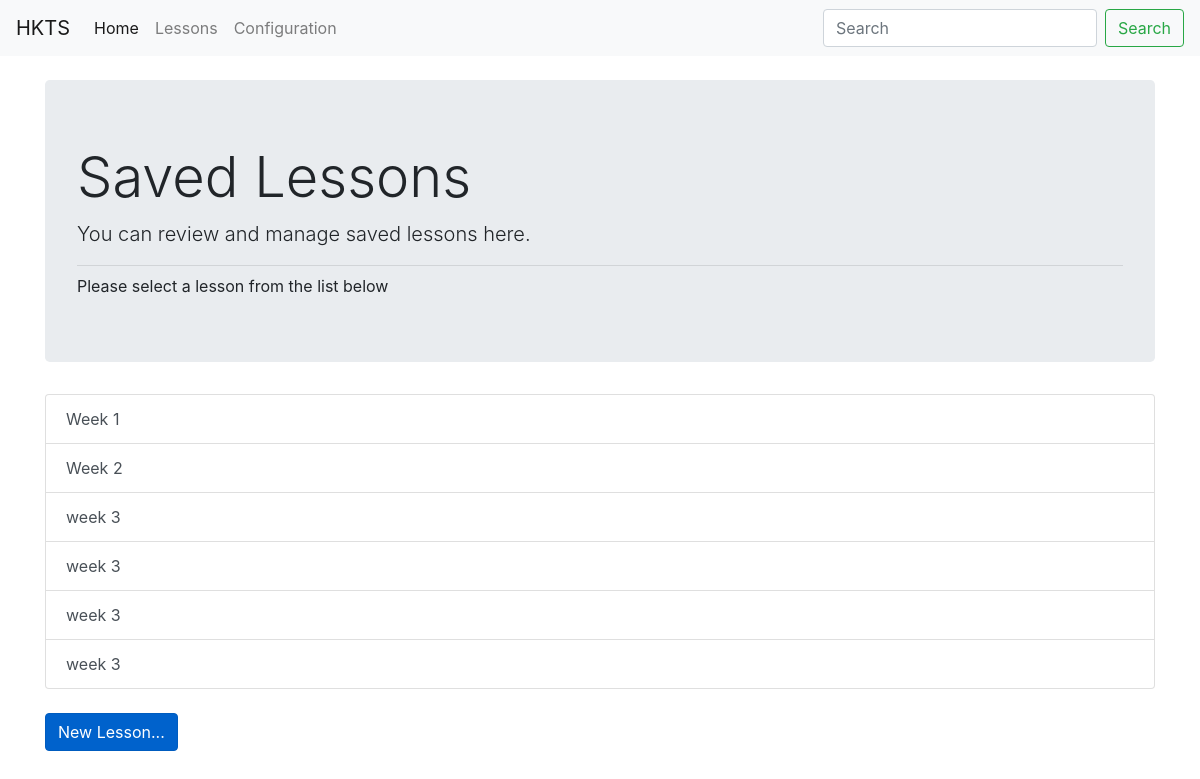
Page /lessons/list on the earlier database version.
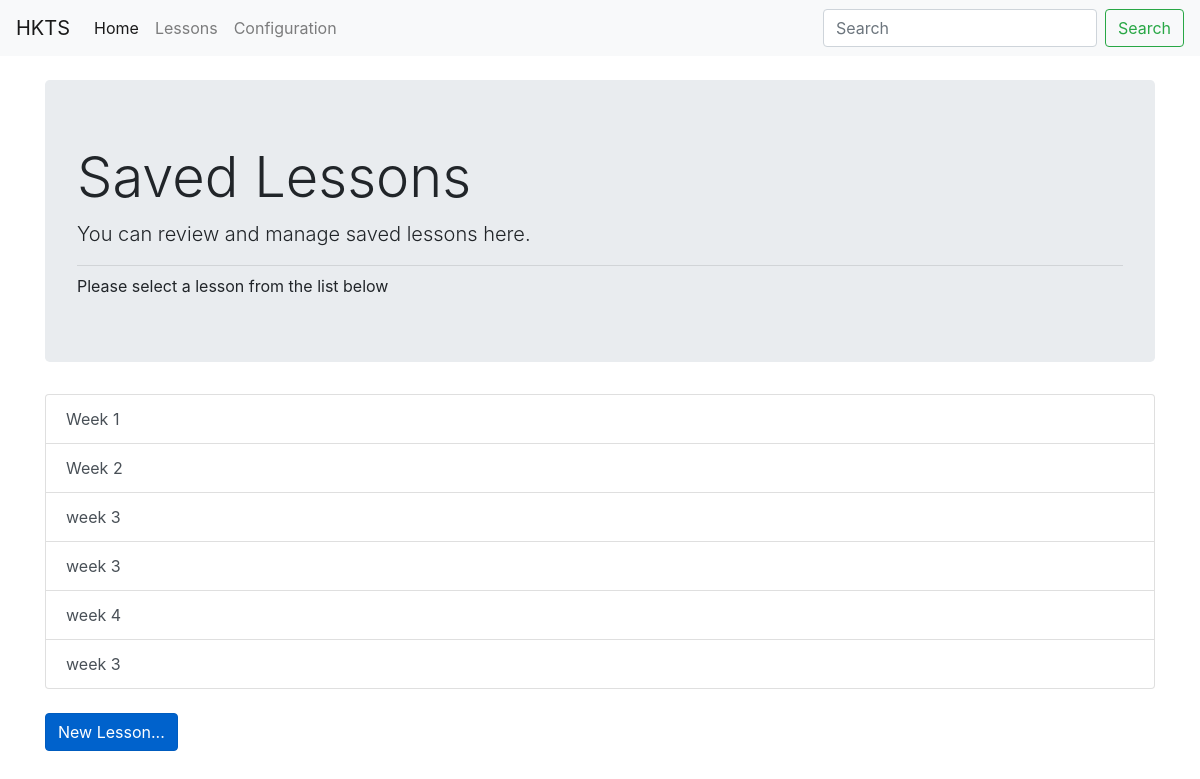
Same page on the later database version.
### hktm/models.py (models this page shows, shortened)
class Lesson(db.Model):
    __tablename__ = 'lesson'
    id = db.Column(db.Integer,primary_key=True)
    name = db.Column(db.Text)
    date = db.Column(db.Text)
    grade = db.Column(db.Integer)
    comments = db.Column(db.Text)
    lesson_materials = db.relationship('LessonMaterial', backref='lesson_material', lazy='dynamic')

### hktm/lessons/views.py (the view)
@lessons_bp.route('/list')
def list():
    lessons = Lesson.query.all()
    return render_template('list_lessons.html',lessons=lessons)

### hktm/lessons/templates/lessons/list_lessons.html
{% extends "chrome.html" %}
{% block content %}
<div class="container-sm">
  <div class="jumbotron">
    <h1 class="display-4">Saved Lessons</h1>
    <p class="lead">You can review and manage saved lessons here.</p>
    <hr class="my-2">
    Please select a lesson from the list below
  </div>
  <div class="list-group" role="tablist">
    {% for lesson in lessons %}
        <a class="list-group-item list-group-item-action" id=list-{{lesson.id}} href="{{ url_for('lessons.edit',id=lesson.id) }}">{{ lesson.name }}</a>
    {% endfor %}
  </div>
  <br>
  <a href="{{url_for('tests.add')}}" class="btn btn-primary btn active" role="button" aria-pressed="true">New Lesson...</a>
</div>
{% endblock %}

### hktm/templates/chrome.html (shortened to what this page needs)
<!DOCTYPE html>
<html lang="en" dir="ltr">
  <head>
    <link rel="stylesheet" href="https://stackpath.bootstrapcdn.com/bootstrap/4.4.1/css/bootstrap.min.css">
    <link rel="stylesheet" href="/static/questions.css"/>
  </head>
  <body>
    <nav class="navbar navbar-expand-lg navbar-light bg-light">
      <a class="navbar-brand" href="{{ url_for('index') }}">HKTS</a>
      <div class="collapse navbar-collapse" id="navbarSupportedContent">
        <ul class="navbar-nav mr-auto">
          <li class="nav-item active">
            <a class="nav-link" href="{{ url_for('index') }}">Home <span class="sr-only">(current)</span></a>
          </li>
          <li class="nav-item">
            <a class="nav-link" href="{{ url_for('lessons.list') }}">Lessons</a>
          </li>
          <li class="nav-item">
            <a class="nav-link" href="#">Configuration</a>
          </li>
        </ul>
        <form class="form-inline my-2 my-lg-0">
          <input class="form-control mr-sm-2" type="search" placeholder="Search" aria-label="Search">
          <button class="btn btn-outline-success my-2 my-sm-0" type="submit">Search</button>
        </form>
      </div>
    </nav>
    <br>
    {% block content %}
    {% endblock %}
  </body>
</html>

Differences in the rows shown:
changed Lesson: name "week 3" → "week 4"
